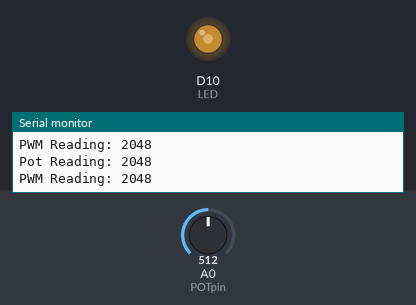
The sketch below on a simulated Arduino Zero (SAMD21). On the bench: output pins drawn as LEDs (lit = HIGH), the last lines printed to the serial monitor. The inputs (shaded band) are chosen by the test bench; at power-on: A0 (POTpin) = 512 (analog values on the 0–1023 scale).

Above: at 1.2 s.
1.3 s: A0 (POTpin) set to 716
At 1.8 s:
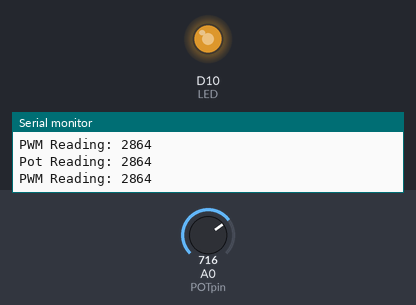
2.8 s: A0 (POTpin) set to 900
At 3.2 s:
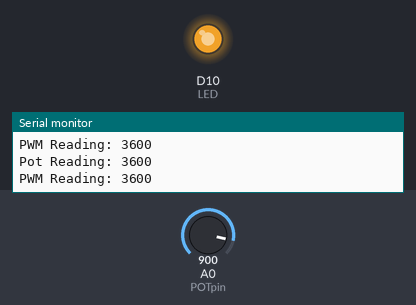
4.3 s: A0 (POTpin) set to 122
At 5.5 s:
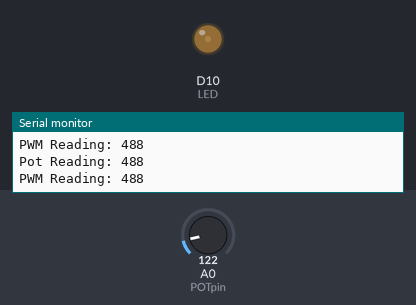
5.8 s: A0 (POTpin) set to 0
At 7.0 s:
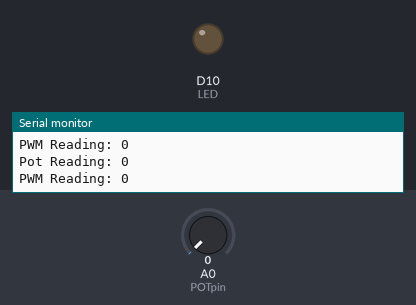
7.3 s: A0 (POTpin) set to 511
At 8.5 s:
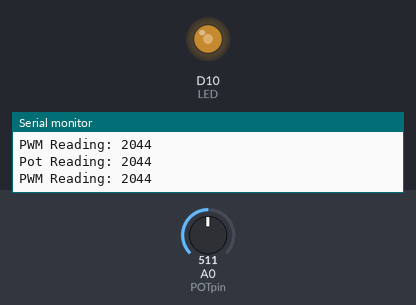
Timing chart, 0 to 9.8 s (numbered marks = the images above; inputs shaded):
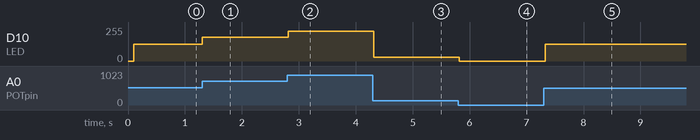

Measured:
- after the input at 1.3 s, D10 (LED): 127/255 → 178/255 at once
- after the input at 2.8 s, D10 (LED): 178/255 → 224/255 at once
- after the input at 4.3 s, D10 (LED): 224/255 → 30/255 at once
- after the input at 5.8 s, D10 (LED): 30/255 → 0/255 at once
- after the input at 7.3 s, D10 (LED): 0/255 → 127/255 at once

The sketch:

ex_3_2_ReadAndWrite.ino
```cpp
#define POTpin A0
#define LED 10

void setup() {
  // initialize serial communication at 9600 bits per second:
  SerialUSB.begin(9600);
  while(!SerialUSB){};
  analogReadResolution(12);
  analogWriteResolution(12); //point of interest
  pinMode(A0, INPUT);
  pinMode(LED, OUTPUT);
  analogWrite(LED,LOW);
}

// the loop routine runs over and over again forever:
void loop() {
  delay(100);
  int potValue = analogRead(A0); // read the input on analog pin 0
  SerialUSB.print("Pot Reading: ");
  SerialUSB.println(potValue);   // print out the value by serial

  int pwmValue=potValue; //Set output to the potentiometer reading
  analogWrite(LED,pwmValue); //Write PWM Output

  SerialUSB.print("PWM Reading: "); // print out the value by serial
  SerialUSB.println(pwmValue);
  SerialUSB.println();


}
```
